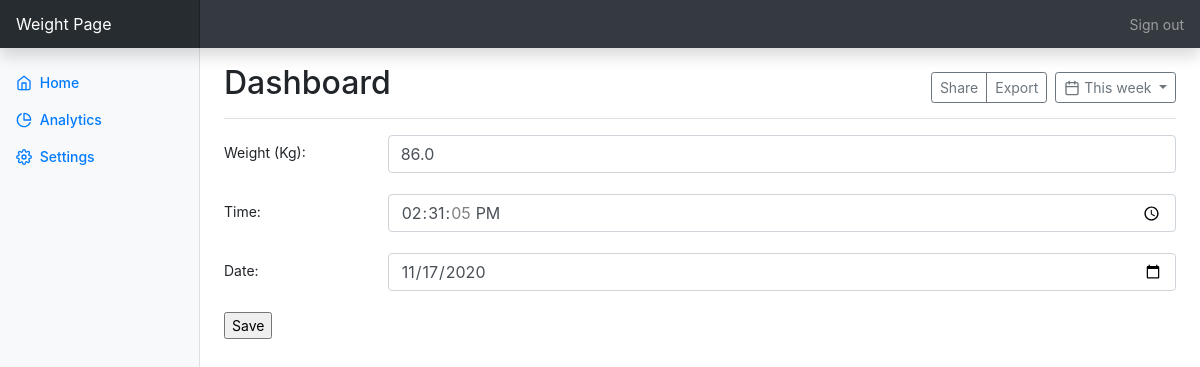
Screenshot of /dashboard/analytics/edit/43 with the database file from the repository.
### weightpage/models.py (models this page shows, shortened)
class SideBar(models.Model):
    title = models.CharField(max_length=30)
    icon = models.CharField(max_length=50)
    url = models.CharField(max_length=30, default="")

class Weight(models.Model):
    user = models.ForeignKey(User, on_delete=models.CASCADE)
    weight = models.FloatField(null=False)
    time = models.TimeField()
    date = models.DateField()

### weightpage/views.py (the view)
# urls.py: path('dashboard/analytics/edit/<int:weight_id>', weightpage.views.edit_info, name='edit_info'),
def edit_info(request, weight_id):
    sidebar = SideBar.objects.all()
    try:
        weight = Weight.objects.get(id=weight_id)
        form = WeightForm(instance=weight)
        context = {
            'form': form,
            'sidebar': sidebar,
            'weight': weight
        }
        if request.method == 'POST':
            new_form = WeightForm(request.POST, instance=weight)
            if new_form.is_valid():
                new_form.save()
                return dashboard(request, "analytics", message="Data successfully changed!")
        else:
            return render(request, 'weightpage/edit_info.html', context)
    except Weight.DoesNotExist:
        raise Http404('Data not found.')

### weightpage/forms.py
class WeightForm(forms.ModelForm):
    class Meta:
        model = Weight
        fields = [
            'user',
            'weight',
            'time',
            'date'
        ]
        widgets = {
            'user':forms.HiddenInput(),
            'time': TimeInput(),
            'date': DateInput()
        }
        labels = {
            "weight": "Weight (Kg)"
        }

### weightpage/templates/weightpage/edit_info.html
{% extends 'weightpage/base.html' %}
{% load widget_tweaks %}
{% block content %}
    <form method="POST"> {% csrf_token %}
        {% for field in form %}
            {% if  field.label == "User" %}
                <div class="form-group row" hidden>
                <label for="user" class="col-2 col-form-label">{{ field.label_tag }}</label>
                    <div class="col-10">
                        {% render_field field class="form-control" %}
                    </div>
              </div>
            {% else %}
                <div class="form-group row">
                <label for="user" class="col-2 col-form-label">{{ field.label_tag }}</label>
                    <div class="col-10">
                        {% render_field field class="form-control" %}
                    </div>
              </div>
            {% endif %}
        {% endfor %}
        <input type="submit" value="Save">
    </form>
{% endblock %}

### weightpage/templates/weightpage/base.html (shortened to what this page needs)
{% load static %}
<!doctype html>
<html lang="en">
  <head>
    <link href="{%  static "css/bootstrap.min.css" %}" rel="stylesheet">
      <link href="{% static 'dashboard.css' %}" rel="stylesheet">
  </head>
  <body>
  <nav class="navbar navbar-dark sticky-top bg-dark flex-md-nowrap p-0 shadow">
  <a class="navbar-brand col-md-3 col-lg-2 mr-0 px-3" href="{% url 'dashboard' 'home' %}">Weight Page</a>
  <ul class="navbar-nav px-3">
    <li class="nav-item text-nowrap">
      <a class="nav-link" href="{% url 'loginpage' %}">Sign out</a>
    </li>
  </ul>
  </nav>
<div class="container-fluid">
  <div class="row">
    <nav id="sidebarMenu" class="col-md-3 col-lg-2 d-md-block bg-light sidebar collapse">
      <div class="sidebar-sticky pt-3">
          {% for sidebar_objects in sidebar %}
              <ul class="nav flex-column">
                <li class="nav-item">
                    <a class="nav-link active" href="{% url 'dashboard' sidebar_objects.url %}">
                        <span data-feather="{{ sidebar_objects.icon }}"></span>
                        {{ sidebar_objects.title }} <span class="sr-only">(current)</span>
                    </a>
                </li>
              </ul>
          {%  endfor %}
      </div>
    </nav>
    <main role="main" class="col-md-9 ml-sm-auto col-lg-10 px-md-4">
      <div class="d-flex justify-content-between flex-wrap flex-md-nowrap align-items-center pt-3 pb-2 mb-3 border-bottom">
        <h1 class="h2">Dashboard</h1>
        <div class="btn-toolbar mb-2 mb-md-0">
          <div class="btn-group mr-2">
            <button type="button" class="btn btn-sm btn-outline-secondary">Share</button>
            <button type="button" class="btn btn-sm btn-outline-secondary">Export</button>
          </div>
          <button type="button" class="btn btn-sm btn-outline-secondary dropdown-toggle">
            <span data-feather="calendar"></span>
            This week
          </button>
        </div>
      </div>
{% block content %}
{% endblock %}
  </main>
  </div>
</div>

### weightpage/static/dashboard.css (style rules this page uses)
body { font-size: .875rem; }
.feather { width: 16px; height: 16px; vertical-align: text-bottom; }
.sidebar { position: fixed; top: 0; bottom: 0; left: 0; z-index: 100; padding: 48px 0 0; box-shadow: inset -1px 0 0 rgba(0, 0, 0, .1); }
.sidebar-sticky { position: relative; top: 0; height: calc(100vh - 48px); padding-top: .5rem; overflow-x: hidden; overflow-y: auto; }
.sidebar .nav-link { font-weight: 500; color: #333; }
.sidebar .nav-link .feather { margin-right: 4px; color: #999; }
.sidebar .nav-link.active { color: #007bff; }
.sidebar .nav-link:hover .feather, .sidebar .nav-link.active .feather { color: inherit; }
.navbar-brand { padding-top: .75rem; padding-bottom: .75rem; font-size: 1rem; background-color: rgba(0, 0, 0, .25); box-shadow: inset -1px 0 0 rgba(0, 0, 0, .25); }

### rows the page displays
SideBar: title "Home"
SideBar: title "Analytics"
SideBar: title "Settings"
Weight: weight "86.0" "14:31:05" "11/17/2020"

### other values shown
{{ field.label_tag }} "Weight (Kg):" "Time:" "Date:"
